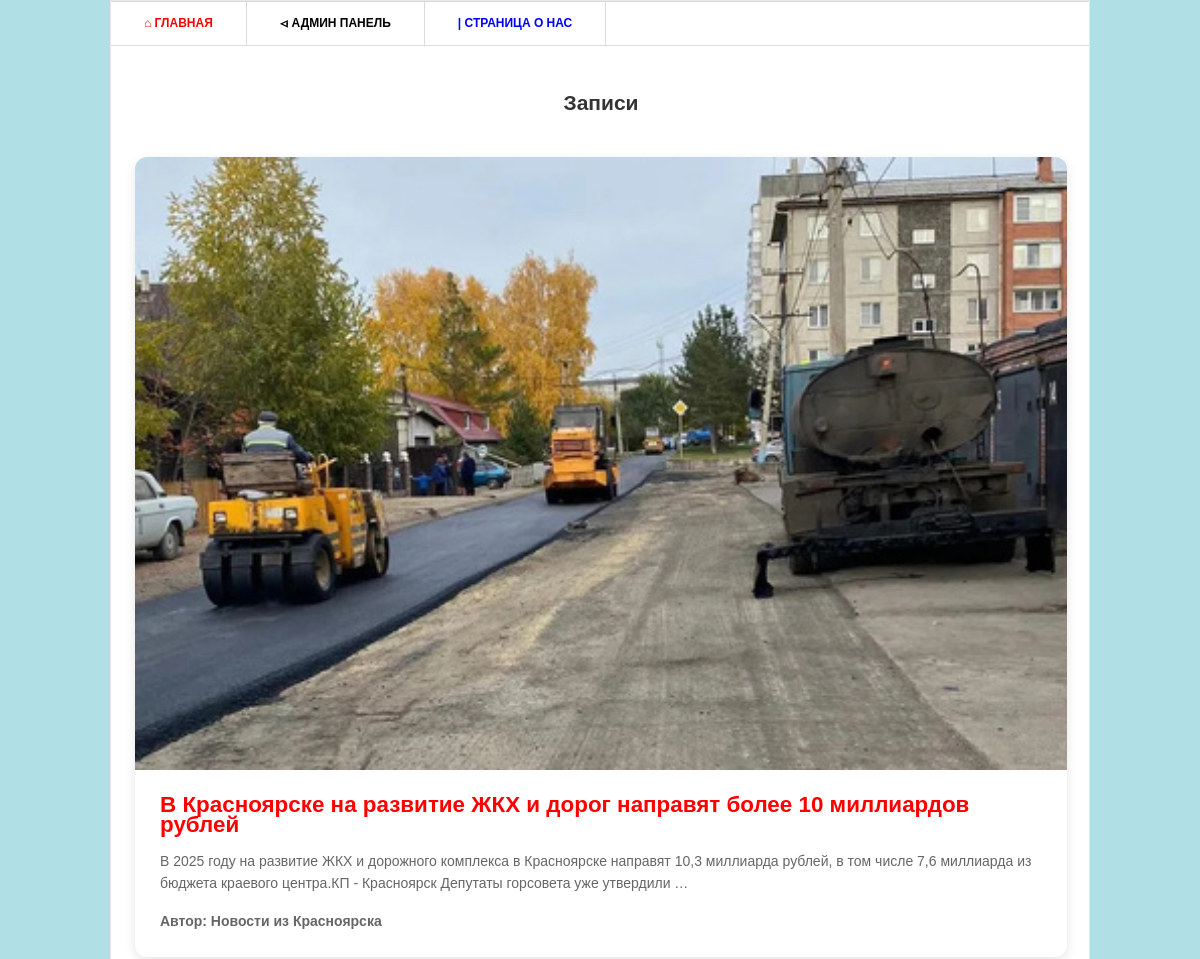
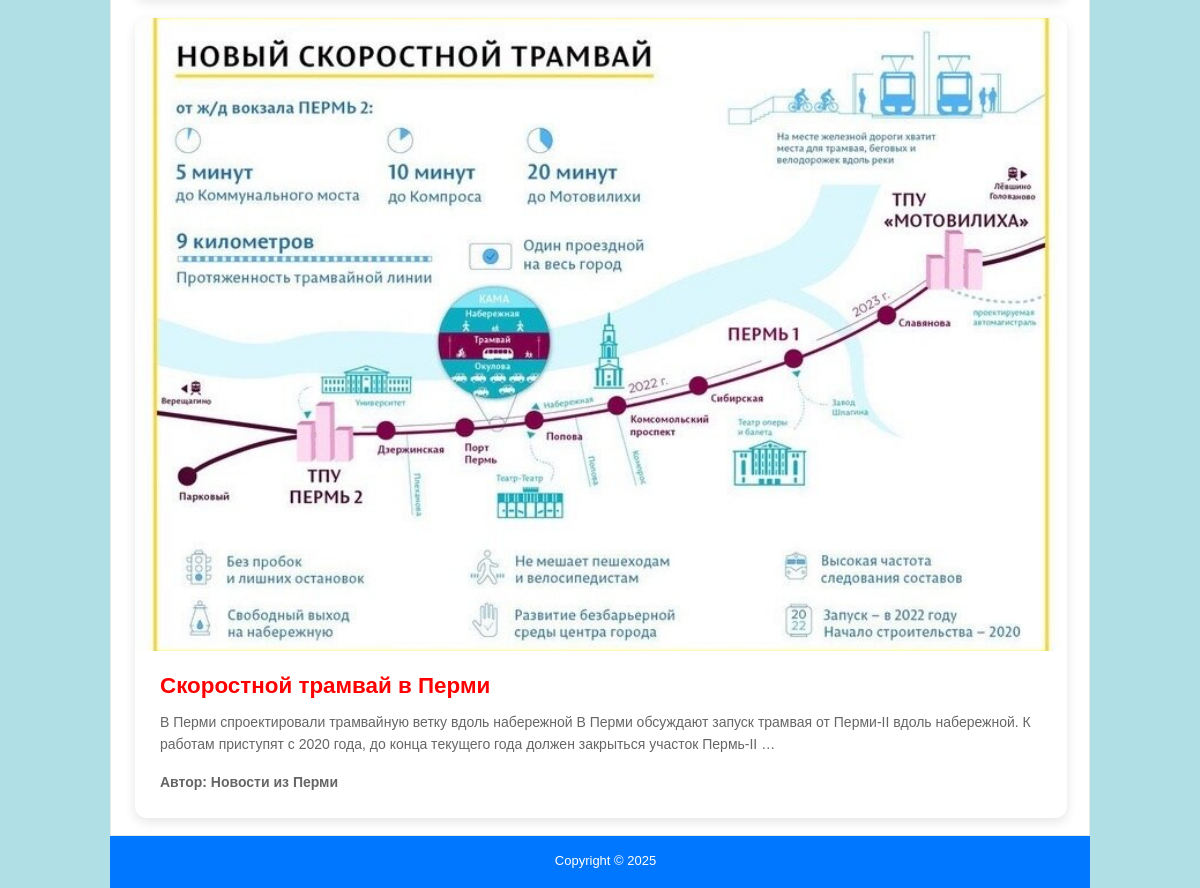
The app's page /tag/Россия/ with its own data (2 pictures, top to bottom).
### main/models.py (models this page shows, shortened)
class Post(models.Model):
    title = models.CharField('Заголовок записи', max_length=100)
    description = models.TextField('Текст записи')
    author = models.CharField('Имя автора', max_length=100)
    date = models.DateField('Дата размещения')
    img = models.ImageField('Изображения', upload_to='image/%Y')
    tags = models.ManyToManyField(Tag, blank=True)
    class Meta:
        verbose_name = 'Запись'
        verbose_name_plural = 'Записи'

### main/views.py (the view)
# urls.py: path('tag/<str:tag_name>/', views.tag_posts, name='tag_posts'),
def tag_posts(request, tag_name):
    tag = get_object_or_404(Tag, name=tag_name)
    posts = Post.objects.filter(tags=tag).order_by('-date')
    return render(request, 'main/index.html', {
        'post_list': posts,
        'current_tag': tag
    })

### main/templates/main/index.html (shortened to what this page needs)
{% load static %}
<!DOCTYPE html>
<html lang="ru">
<head>
    <link rel="stylesheet" href="{% static 'css/style.css' %}">
</head>
<body>
    <div class="shell">
        <div class="border">
            <nav id="navigation">
                <ul>
                    <li><a href="/" class="active">⌂ Главная</a></li>
                    <li><a href="/admin" class="admin">⏿ Админ панель</a></li>
                    <li><a href="/about" class="about">| Страница о нас</a></li>
                </ul>
            </nav>
            <main id="main">
                <section class="projects">
                    <h2>Записи</h2>
                    {% for post in post_list %}
                    <article class="item">
                        <div class="image-container">
                            <a href="{{ post.id }}"><img src="{{ post.img.url }}" alt="{{ post.title }}"></a>
                        </div>
                        <div class="text-content">
                            <h4><a href="{{ post.id }}">{{ post.title }}</a></h4>
                            <p>{{ post.description|truncatewords:30 }}</p>
                            <p class="author">Автор: {{ post.author }}</p>
                        </div>
                    </article>
                    {% endfor %}
                </section>
            </main>
        </div>
        <footer id="footer">
            <p>Copyright &copy; 2025</p>
        </footer>
    </div>
</body>
</html>

### static/css/style.css (style rules this page uses)
* { margin: 0; padding: 0; outline:0; }
body { font-size: 14px; line-height: 20px; font-family: Georgia, Arial, Helvetica, Sans-Serif; color: #333; background-color: #B0E0E6; 'цвет классный конечно)' }
a { color: #ff0000; text-decoration: none; cursor:pointer; }
a img { border: 0; }
.shell { width: 980px; margin: 0 auto; width: 980px; margin: 0 auto; background-color: #0077ff; text-align: center; }
.border { border: 1px solid #e8e8e8; background: #fff; position: relative; }
#navigation { height: 43px; border-top: 1px solid #dbdbdb; border-bottom: 1px solid #dbdbdb; }
#navigation ul { list-style: none; }
#navigation ul li { float: left; height: 43px; border-right: 1px solid #dbdbdb; font-size: 12px; line-height: 43px; font-weight: bold; text-transform: uppercase; }
#navigation ul li a { float: left; height: 43px; color: #000; padding: 0 33px; }
#navigation ul li a:hover, #navigation ul li a.active { color: #ff0000; text-decoration: none; }
#navigation ul li a.about { color: #0000FF; text-decoration: none; }
#main { width: 932px; padding: 37px 24px 17px 24px; }
.projects { padding: 10px 0 0 0; display: flex; flex-direction: column; align-items: center; gap: 20px; }
.projects .item { margin: 0 0 28px 0; max-width: 600px; margin: 0 auto; text-align: left; }
#footer { font-family: Arial, sans-serif; font-size: 13px; line-height: 14px; color: #FFFFFF; padding: 18px 27px 20px 38px; }
.shell { background-color: #0077ff; }
.projects .item { width: 100%; max-width: 1800px; max-height: 800px; background: #fff; border-radius: 12px; box-shadow: 0 4px 12px rgba(0,0,0,0.1); overflow: hidden; display: flex; flex-direction: column; }
.projects .image-container { width: 100%; height: 800px; overflow: hidden; }
.projects .image-container img { width: 100%; height: 100%; object-fit: cover; transition: transform 0.3s ease; }
.projects .text-content { padding: 25px; display: flex; flex-direction: column; gap: 15px; }
.projects .text-content h4 { font-size: 1.4rem; margin: 0; color: #333; }
.projects .text-content p { margin: 0; color: #666; line-height: 1.6; }
.projects .author { color: #0077ff; font-weight: bold; }
h2, h4 { color: #333; margin-bottom: 1.5rem; }

### records on screen
Post: img (picture), title "В Красноярске на развитие ЖКХ и дорог направят более 10 миллиардов рублей", description "В 2025 году на развитие ЖКХ и дорожного комплекса в Красноярске направят 10,3 миллиарда рублей, в том числе 7,6 миллиарда из бюджета краевого центра.КП - Красноярск Депутаты горсовета уже утвердили …", author "Новости из Красноярска"
Post: img (picture), title "Скоростной трамвай в Перми", description "В Перми спроектировали трамвайную ветку вдоль набережной В Перми обсуждают запуск трамвая от Перми-II вдоль набережной. К работам приступят с 2020 года, до конца текущего года должен закрыться участок Пермь-II …", author "Новости из Перми"
